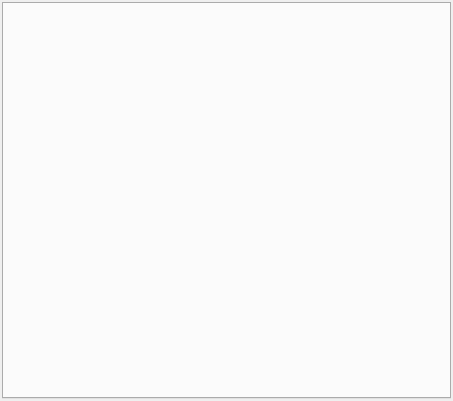
<?xml version="1.0" encoding="UTF-8"?>
<ui version="4.0">
 <class>PlaylistContainerView</class>
 <widget class="QWidget" name="Container">
  <property name="geometry">
   <rect>
    <x>0</x>
    <y>0</y>
    <width>453</width>
    <height>401</height>
   </rect>
  </property>
  <property name="windowTitle">
   <string>Form</string>
  </property>
  <layout class="QVBoxLayout" name="verticalLayout">
   <property name="spacing">
    <number>2</number>
   </property>
   <property name="margin">
    <number>2</number>
   </property>
   <item>
    <widget class="QTabWidget" name="widgetsContainer">
     <property name="currentIndex">
      <number>0</number>
     </property>
    </widget>
   </item>
  </layout>
  <action name="actionAddFiles">
   <property name="icon">
    <iconset>
     <normalon>:/playlist/addfiles.png</normalon>
    </iconset>
   </property>
   <property name="text">
    <string>Add files</string>
   </property>
  </action>
  <action name="actionClear">
   <property name="icon">
    <iconset>
     <normalon>:/playlist/clear.png</normalon>
    </iconset>
   </property>
   <property name="text">
    <string>Clear</string>
   </property>
  </action>
  <action name="actionLoop">
   <property name="checkable">
    <bool>true</bool>
   </property>
   <property name="icon">
    <iconset>
     <normalon>:/playlist/looped.png</normalon>
    </iconset>
   </property>
   <property name="text">
    <string>Loop</string>
   </property>
  </action>
  <action name="actionRandom">
   <property name="checkable">
    <bool>true</bool>
   </property>
   <property name="icon">
    <iconset>
     <normalon>:/playlist/random.png</normalon>
    </iconset>
   </property>
   <property name="text">
    <string>Random</string>
   </property>
  </action>
 </widget>
 <resources>
  <include location="../../res/icons.qrc"/>
 </resources>
 <connections/>
</ui>
